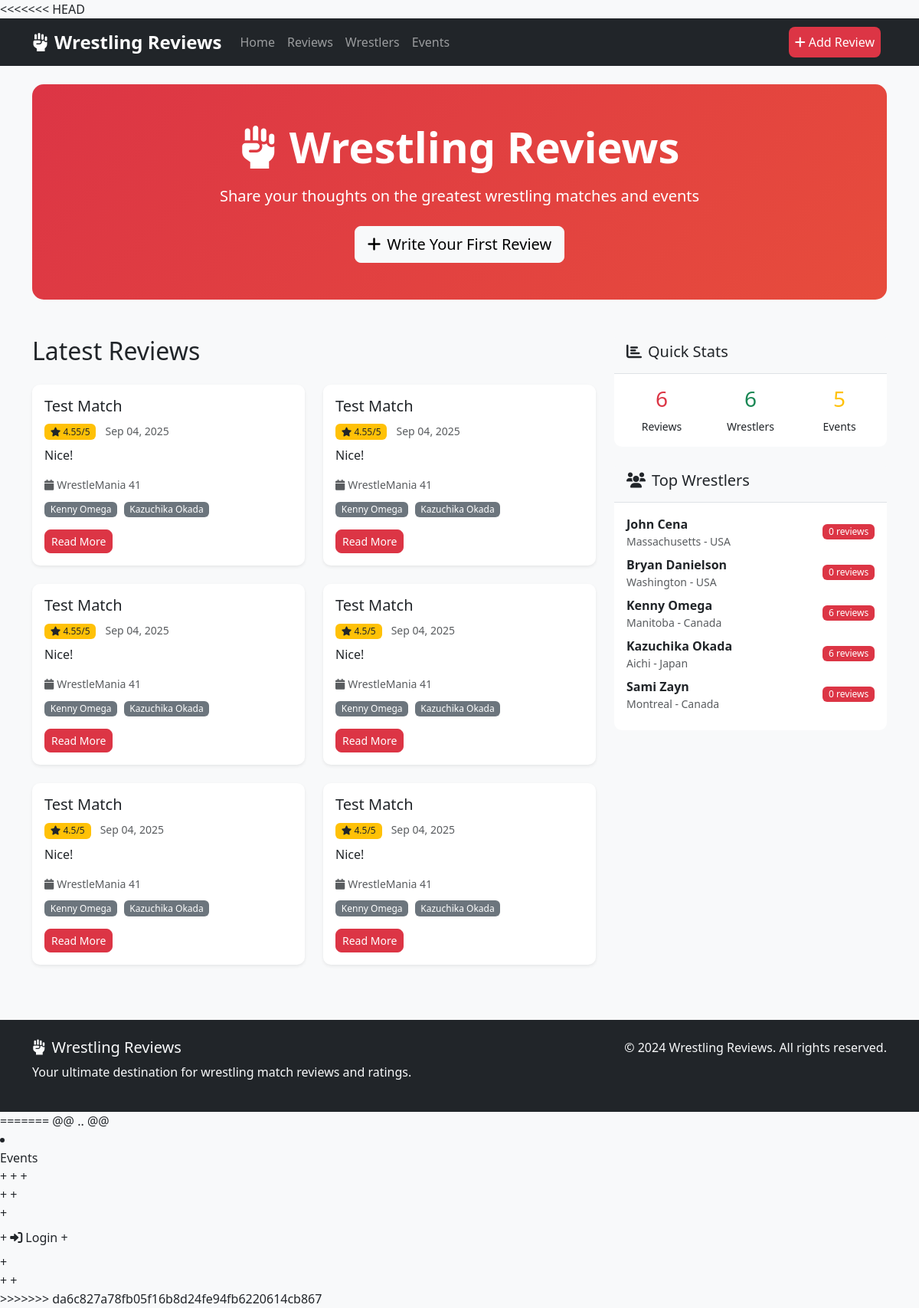
The page / on the database its author committed.
### reviews/models.py (models this page shows, shortened)
class Review(models.Model):
    match_title = models.CharField(max_length=200)
    event = models.ForeignKey(Event, on_delete=models.CASCADE, related_name="reviews")
    wrestlers = models.ManyToManyField(Wrestler, related_name="reviews")
    review_content = models.TextField()
    rating = models.FloatField()
    user = models.ForeignKey(User, on_delete=models.CASCADE)
    created_at = models.DateTimeField(auto_now_add=True)

### events/models.py (models this page shows)
class Event(models.Model):
    name = models.CharField(max_length=200)
    date = models.DateField()
    location = models.CharField(max_length=200)
    promotion = models.CharField(max_length=100, blank=True, default="")
    description = models.TextField(blank=True, default="")
    is_ppv = models.BooleanField(default=True)
    created_at = models.DateTimeField(auto_now_add=True)
    updated_at = models.DateTimeField(auto_now=True)
    class Meta:
        ordering = ["date", "-created_at", "-updated_at"]

### wrestlers/models.py (models this page shows, shortened)
class Wrestler(models.Model):
    name = models.CharField(max_length=200)
    country = models.CharField(max_length=100)
    debut_year = models.IntegerField()
    birth_date = models.DateField(null=True, blank=True)
    debut_date = models.DateField(null=True, blank=True)

### wrestling_reviews/views.py (the view)
# urls.py: 2. Add a URL to urlpatterns:  path('', views.home, name='home')
def home(request):
    latest_reviews = Review.objects.select_related('event', 'user').prefetch_related('wrestlers').order_by('-created_at')[:6]
    total_reviews = Review.objects.count()
    total_wrestlers = Wrestler.objects.count()
    total_events = Event.objects.count()
    top_wrestlers = Wrestler.objects.prefetch_related('reviews').all()[:5]
    context = {
        'latest_reviews': latest_reviews,
        'total_reviews': total_reviews,
        'total_wrestlers': total_wrestlers,
        'total_events': total_events,
        'top_wrestlers': top_wrestlers,
    }
    return render(request, 'home.html', context)

### templates/home.html (shortened to what this page needs)
{% extends 'base.html' %}
{% load static %}
{% block content %}
<div class="hero-section bg-primary text-white py-5 mb-5 rounded">
    <div class="container text-center">
        <h1 class="display-4 fw-bold mb-3">
            <i class="fas fa-fist-raised me-3"></i>Wrestling Reviews
        </h1>
        <p class="lead mb-4">Share your thoughts on the greatest wrestling matches and events</p>
        <a href="{% url 'add_review' %}" class="btn btn-light btn-lg">
            <i class="fas fa-plus me-2"></i>Write Your First Review
        </a>
    </div>
</div>
<div class="row">
    <div class="col-lg-8">
        <h2 class="mb-4">Latest Reviews</h2>
        <div class="row">
            {% for review in latest_reviews %}
            <div class="col-md-6 mb-4">
                <div class="card h-100 shadow-sm">
                    <div class="card-body">
                        <h5 class="card-title">{{ review.match_title }}</h5>
                        <div class="mb-2">
                            <span class="badge bg-warning text-dark">
                                <i class="fas fa-star"></i> {{ review.rating }}/5
                            </span>
                            <small class="text-muted ms-2">{{ review.created_at|date:"M d, Y" }}</small>
                        </div>
                        <p class="card-text">{{ review.review_content|truncatewords:20 }}</p>
                        <div class="mb-2">
                            <small class="text-muted">
                                <i class="fas fa-calendar me-1"></i>{{ review.event.name }}
                            </small>
                        </div>
                        <div class="mb-3">
                            {% for wrestler in review.wrestlers.all %}
                                <span class="badge bg-secondary me-1">{{ wrestler.name }}</span>
                            {% endfor %}
                        </div>
                        <a href="{% url 'review_detail' review.id %}" class="btn btn-primary btn-sm">Read More</a>
                    </div>
                </div>
            </div>
            {% endfor %}
        </div>
    </div>
    <div class="col-lg-4">
        <div class="card mb-4">
            <div class="card-header">
                <h5><i class="fas fa-chart-bar me-2"></i>Quick Stats</h5>
            </div>
            <div class="card-body">
                <div class="row text-center">
                    <div class="col-4">
                        <h3 class="text-primary">{{ total_reviews }}</h3>
                        <small>Reviews</small>
                    </div>
                    <div class="col-4">
                        <h3 class="text-success">{{ total_wrestlers }}</h3>
                        <small>Wrestlers</small>
                    </div>
                    <div class="col-4">
                        <h3 class="text-warning">{{ total_events }}</h3>
                        <small>Events</small>
                    </div>
                </div>
            </div>
        </div>
        <div class="card">
            <div class="card-header">
                <h5><i class="fas fa-users me-2"></i>Top Wrestlers</h5>
            </div>
            <div class="card-body">
                {% for wrestler in top_wrestlers %}
                <div class="d-flex justify-content-between align-items-center mb-2">
                    <div>
                        <strong>{{ wrestler.name }}</strong>
                        <br>
                        <small class="text-muted">{{ wrestler.country }}</small>
                    </div>
                    <span class="badge bg-primary">{{ wrestler.reviews.count }} reviews</span>
                </div>
                {% empty %}
                <p class="text-muted">No wrestlers yet</p>
                {% endfor %}
            </div>
        </div>
    </div>
</div>
{% endblock %}

### static/css/style.css (style rules this page uses)
:root { --primary-color: #dc3545; --secondary-color: #6c757d; --success-color: #28a745; --warning-color: #ffc107; --danger-color: #dc3545; --dark-color: #343a40; }
body { font-family: 'Segoe UI', Tahoma, Geneva, Verdana, sans-serif; background-color: #f8f9fa; }
.hero-section { background: linear-gradient(135deg, var(--primary-color), #e74c3c); border-radius: 15px !important; }
.card { border: none; border-radius: 10px; transition: transform 0.2s ease-in-out, box-shadow 0.2s ease-in-out; }
.btn { border-radius: 8px; font-weight: 500; transition: all 0.2s ease-in-out; }
.badge { border-radius: 6px; font-weight: 500; }
.card-header { background-color: #f8f9fa; border-bottom: 1px solid #dee2e6; font-weight: 600; }
.text-primary { color: var(--primary-color) !important; }
.bg-primary { background-color: var(--primary-color) !important; }
.btn-primary { background-color: var(--primary-color); border-color: var(--primary-color); }
.card { animation: fadeInUp 0.5s ease-out; }

### rows shown on the page
Review: match_title "Test Match", rating "4.55", created_at "Sep 04, 2025", review_content "Nice!", event.name "WrestleMania 41"
Wrestler: name "Kenny Omega", country "Manitoba - Canada", reviews.count "6"
Wrestler: name "Kazuchika Okada", country "Aichi - Japan", reviews.count "6"
Review: match_title "Test Match", rating "4.55", created_at "Sep 04, 2025", review_content "Nice!", event.name "WrestleMania 41"
Review: match_title "Test Match", rating "4.55", created_at "Sep 04, 2025", review_content "Nice!", event.name "WrestleMania 41"
Review: match_title "Test Match", rating "4.5", created_at "Sep 04, 2025", review_content "Nice!", event.name "WrestleMania 41"
Review: match_title "Test Match", rating "4.5", created_at "Sep 04, 2025", review_content "Nice!", event.name "WrestleMania 41"
Review: match_title "Test Match", rating "4.5", created_at "Sep 04, 2025", review_content "Nice!", event.name "WrestleMania 41"
Wrestler: name "John Cena", country "Massachusetts - USA", reviews.count "0"
Wrestler: name "Bryan Danielson", country "Washington - USA", reviews.count "0"
Wrestler: name "Sami Zayn", country "Montreal - Canada", reviews.count "0"

### other values the page prints
{{ total_reviews }} "6"
{{ total_wrestlers }} "6"
{{ total_events }} "5"
